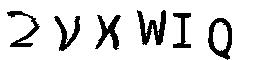
#> input picture data/0001.jpg, 256 x 60 px; its folder holds only this picture in this run
$ python -i build_input.py   (imports and definitions only)
#> lines starting #> are read from the running program, lines starting #| are printed output that depends on the picture; after the words box and inside, x2 and y2 are one past the last pixel; in counts of white or black regions, pixels touching at a corner belong together
import cv2
from PIL import Image, ImageChops
import os
import os.path
from os import listdir
from os.path import join, isfile, basename

CURRENT_DIR = os.path.dirname(os.path.abspath(__file__))
TMP_DATA_DIR = CURRENT_DIR + "/tmp/data"
DATA_DIR = CURRENT_DIR + "/data"


def explore_jpg(dir_path):
    file_list = []
    for file_name in listdir(dir_path):
        file_path = join(dir_path, file_name)
        if isfile(file_path) and 'jpg' in file_name:
            file_list.append(file_path)
    return file_list


def reduce_noise(absolute_path):
#> called with absolute_path = 'data/0001.jpg'
    file_name = basename(absolute_path)
    img = cv2.imread(absolute_path)
#> img is the input picture: shape (60, 256, 3); min 0, max 255, mean 218.1
    dst = cv2.fastNlMeansDenoisingColored(img, None, 50, 50, 7, 21)
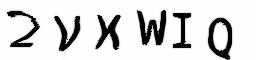
#> dst: shape (60, 256, 3); mean B, G, R 214.4, 214.4, 214.4
    tmp_file = TMP_DATA_DIR + "/" + file_name
    cv2.imwrite(tmp_file, dst)
    img = Image.open(tmp_file).convert('L')
#> img: PIL image 256x60 L
    img = img.point(lambda x: 0 if x < 150 else 255, '1')
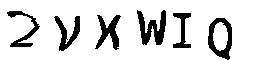
#> img: PIL image 256x60 1; 84.7% white; 6 black regions, box (x1, y1, x2, y2) and area: (137, 10, 166, 45) 524, (208, 18, 232, 60) 455, (95, 15, 121, 50) 407, (54, 16, 80, 51) 365, (7, 11, 40, 47) 330, (173, 13, 191, 48) 267
    img.save(DATA_DIR + "/" + file_name)


def reduce_noise_in(dir_path="rawdata"):
    print("reducing noise in " + dir_path)
    image_paths = explore_jpg(dir_path)
    print("There are " + len(image_paths) + " need to reduce noise")


# reduce_noise("/Users/luc/Downloads/raw/0004.jpg")

>>> result = reduce_noise('data/0001.jpg')

$ run again, on data/0002.jpg
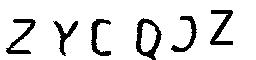
#> input picture data/0002.jpg, 256 x 60 px
#> in reduce_noise, img is the input picture: shape (60, 256, 3); min 0, max 255, mean 223.9
#> in reduce_noise, `dst = cv2.fastNlMeansDenoisingColored(img, None, 50, 50, 7, 21)`:
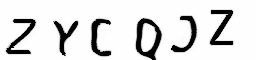
#> dst: shape (60, 256, 3); mean B, G, R 220.6, 220.6, 220.6
#> in reduce_noise, `img = img.point(lambda x: 0 if x < 150 else 255, '1')`:
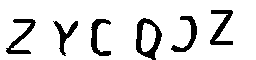
#> img: PIL image 256x60 1; 87.1% white; 6 black regions, box (x1, y1, x2, y2) and area: (136, 18, 162, 60) 463, (210, 10, 233, 45) 336, (6, 19, 36, 54) 335, (91, 19, 111, 56) 301, (171, 16, 197, 52) 287, (53, 21, 78, 56) 262

$ run again, on data/0003.jpg
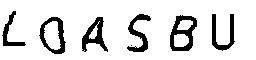
#> input picture data/0003.jpg, 256 x 60 px
#> in reduce_noise, img is the input picture: shape (60, 256, 3); min 0, max 255, mean 219.5
#> in reduce_noise, `dst = cv2.fastNlMeansDenoisingColored(img, None, 50, 50, 7, 21)`:
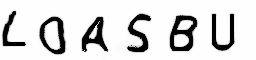
#> dst: shape (60, 256, 3); mean B, G, R 215.9, 215.9, 215.9
#> in reduce_noise, `img = img.point(lambda x: 0 if x < 150 else 255, '1')`:
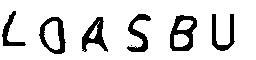
#> img: PIL image 256x60 1; 85.4% white; 7 black regions (1 under 20 px), largest, box (x1, y1, x2, y2) and area: (170, 15, 197, 51) 485, (39, 17, 66, 54) 404, (82, 17, 108, 52) 404, (127, 14, 151, 52) 365, (212, 14, 235, 51) 336, (2, 11, 26, 46) 248

$ run again, on data/0004.jpg
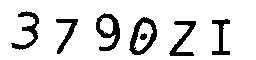
#> input picture data/0004.jpg, 256 x 60 px
#> in reduce_noise, img is the input picture: shape (60, 256, 3); min 0, max 255, mean 220.8
#> in reduce_noise, `dst = cv2.fastNlMeansDenoisingColored(img, None, 50, 50, 7, 21)`:
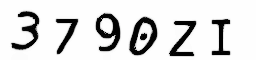
#> dst: shape (60, 256, 3); mean B, G, R 217.3, 217.3, 217.3
#> in reduce_noise, `img = img.point(lambda x: 0 if x < 150 else 255, '1')`:
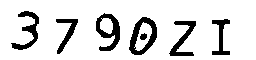
#> img: PIL image 256x60 1; 85.9% white; 7 black regions, largest, box (x1, y1, x2, y2) and area: (129, 17, 157, 55) 461, (96, 13, 120, 51) 426, (11, 11, 39, 50) 364
